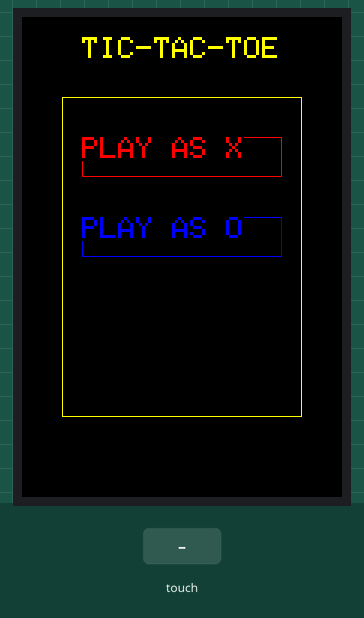
Simulated run of this program. Board: Arduino Uno, built with avr-gcc and run on an emulated ATmega328P. Parts: 320×480 colour display. The inputs (shaded band) are chosen by the test bench. Random numbers use the default seed unless the program sets one.

Above: at 1.1 s.
1.2 s: touch panel pressed at 38 % / 70 % of its raw x / y range
At 2.5 s:
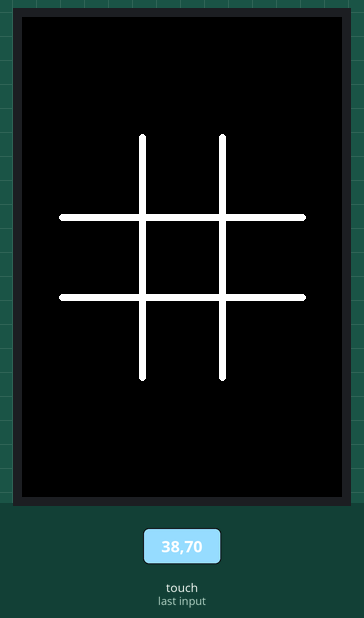
3.1 s: touch panel pressed at 38 % / 30 % of its raw x / y range
At 3.9 s:
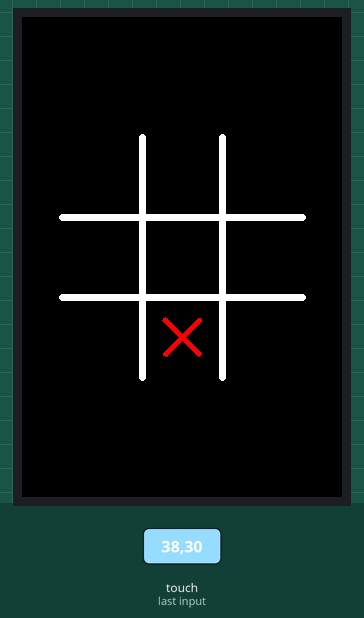
At 5.4 s:
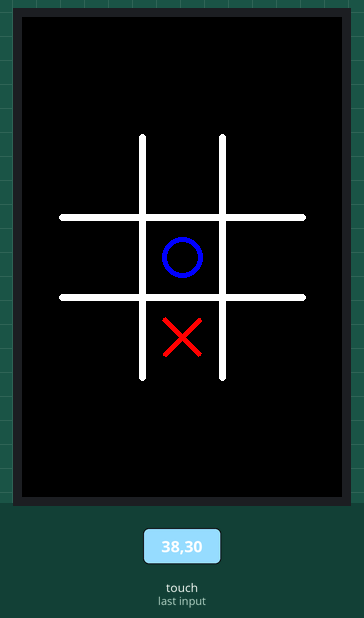
Timing chart, 0 to 6.9 s (numbered marks = the images above; inputs shaded):
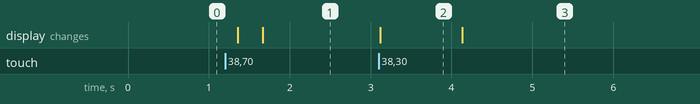

The program:

main.cpp
```cpp
#include <Arduino.h>

#include "Adafruit_GFX.h"
#include "MCUFRIEND_kbv.h"

#include "TouchScreen.h"

#include "constants.h"

MCUFRIEND_kbv tft;

TouchScreen ts = TouchScreen(XP, YP, XM, YM, 300);

int16_t player = NONE;
int16_t turn = CROSS;
uint16_t moves = 0;

int16_t grid[3][3] = {
    {NONE, NONE, NONE},
    {NONE, NONE, NONE},
    {NONE, NONE, NONE},
};

// ----- begin helper math functions -----

bool in_range(uint16_t value, uint16_t lo, uint16_t hi) {
    return lo <= value && value <= hi;
}

// ----- begin functions to handle touch input -----

void to_display_mode() {

    pinMode(XM, OUTPUT);
    pinMode(XP, OUTPUT);
    pinMode(YM, OUTPUT);
    pinMode(YP, OUTPUT);
}

void convert_touch_coors(uint16_t tx, uint16_t ty, uint16_t *xptr, uint16_t *yptr) {

    tx = constrain(tx, XBEGIN, XEND);
    ty = constrain(ty, YBEGIN, YEND);

    tx = map(tx, XBEGIN, XEND, 0, 319);
    ty = map(ty, YBEGIN, YEND, 479, 0);

    *xptr = tx;
    *yptr = ty;
}

void get_touch_coors(uint16_t *xptr, uint16_t *yptr) {

    TSPoint p;

    for (;;) {

        p = ts.getPoint();
        if (in_range(p.z, PRESSURE_LEFT, PRESSURE_RIGHT)) {
            break;
        }
    }
    convert_touch_coors(p.x, p.y, xptr, yptr);
    to_display_mode();
}

bool get_grid_touch_coors(uint16_t x, uint16_t y, uint16_t *grid_x, uint16_t *grid_y) {

    for (int i = 0; i < 3; ++i) {
        for (int j = 0; j < 3; ++j) {

            if (in_range(x - GRID_X - i*CELL_W, 0, CELL_W)
                && in_range(y - GRID_Y - j*CELL_W, 0, CELL_W)) {

                if (grid[i][j] == NONE) {

                    *grid_x = i, *grid_y = j;
                    return true;
                }
                break;
            }
        }
    }

    return false;
}

// ----- begin functions to draw complex shapes -----

void draw_thick_hline(uint16_t x, uint16_t y, uint16_t d, uint16_t clr) {

    const int LINE_WIDTH = 7;
    tft.fillRect(x, y - LINE_WIDTH/2, d, LINE_WIDTH, clr);
    tft.fillCircle(x, y, LINE_WIDTH/2, clr);
    tft.fillCircle(x + d, y, LINE_WIDTH/2, clr);
}

void draw_thick_vline(uint16_t x, uint16_t y, uint16_t d, uint16_t clr) {

    const int LINE_WIDTH = 7;
    tft.fillRect(x - LINE_WIDTH/2, y, LINE_WIDTH, d, clr);
    tft.fillCircle(x, y, LINE_WIDTH/2, clr);
    tft.fillCircle(x, y + d, LINE_WIDTH/2, clr);
}

void draw_thick_down_diagonal(uint16_t x, uint16_t y, uint16_t d, uint16_t clr) {

    const int LINE_WIDTH = 5;
    for (uint16_t i = 0; i < LINE_WIDTH/2; ++i) {
        tft.drawLine(x + i, y - i, x + d + i, y + d - i, clr);
    }
    for (uint16_t i = 0; i < LINE_WIDTH/2; ++i) {
        tft.drawLine(x - i, y + i, x + d - i, y + d + i, clr);
    }

    tft.fillCircle(x, y, LINE_WIDTH/2, clr);
    tft.fillCircle(x + d, y + d, LINE_WIDTH/2, clr);
}

void draw_thick_up_diagonal(uint16_t x, uint16_t y, uint16_t d, uint16_t clr) {

    const int LINE_WIDTH = 5;
    for (uint16_t i = 0; i < LINE_WIDTH/2; ++i) {
        tft.drawLine(x - i, y - i, x + d - i, y - d - i, clr);
    }
    for (uint16_t i = 0; i < LINE_WIDTH/2; ++i) {
        tft.drawLine(x + i, y + i, x + d + i, y - d + i, clr);
    }

    tft.fillCircle(x, y, LINE_WIDTH/2, clr);
    tft.fillCircle(x + d, y - d, LINE_WIDTH/2, clr);
}

void draw_naught(uint16_t x, uint16_t y, uint16_t clr) {

    tft.fillCircle(x, y, MARK_W/2, clr);
    tft.fillCircle(x, y, (MARK_W - MARK_THICKNESS)/2, BLACK);
}

void draw_cross(uint16_t x, uint16_t y, uint16_t clr) {

    tft.fillRoundRect(x - MARK_W/2, y - MARK_W/2, MARK_W, MARK_W, MARK_THICKNESS/2, clr);

    // left-side triangle
    tft.fillTriangle(
        x - MARK_W/2, y - MARK_W/2 + MARK_THICKNESS/2,
        x - MARK_W/2, y + MARK_W/2 - MARK_THICKNESS/2,
        x - MARK_THICKNESS/2, y,
        BLACK
    );

    // right-side triangle
    tft.fillTriangle(
        x + MARK_W/2, y - MARK_W/2 + MARK_THICKNESS/2,
        x + MARK_W/2, y + MARK_W/2 - MARK_THICKNESS/2,
        x + MARK_THICKNESS/2, y,
        BLACK
    );

    // top-side triangle
    tft.fillTriangle(
        x - MARK_W/2 + MARK_THICKNESS/2, y - MARK_W/2,
        x + MARK_W/2 - MARK_THICKNESS/2, y - MARK_W/2,
        x, y - MARK_THICKNESS/2,
        BLACK
    );

    // bottom-side triangle
    tft.fillTriangle(
        x - MARK_W/2 + MARK_THICKNESS/2, y + MARK_W/2,
        x + MARK_W/2 - MARK_THICKNESS/2, y + MARK_W/2,
        x, y + MARK_THICKNESS/2,
        BLACK
    );
}

// ----- begin functions to draw widgets -----

void draw_menu_item(uint16_t offset, uint16_t clr, const char msg[]) {

    tft.drawRect(ITEM_X, MENU_Y + offset, ITEM_W, ITEM_H, clr);

    tft.setTextSize(3);
    tft.setTextColor(clr, BLACK);
    tft.setCursor(ITEM_X, MENU_Y + offset);
    tft.println(msg);
}

void draw_menu() {

    // draw the boundary and show the title
    tft.drawRect(MENU_X, MENU_Y, MENU_W, MENU_HEIGHT, YELLOW);
    tft.setTextSize(3);
    tft.setTextColor(YELLOW);
    tft.setCursor(60, 20);
    tft.print("TIC-TAC-TOE");

    // show the starting options
    draw_menu_item(ITEM_H*1, RED, "PLAY AS X");
    draw_menu_item(ITEM_H*3, BLUE, "PLAY AS O");
}

void draw_grid() {

    draw_thick_hline(GRID_X, GRID_Y + CELL_W, GRID_W, WHITE);
    draw_thick_hline(GRID_X, GRID_Y + 2*CELL_W, GRID_W, WHITE);

    draw_thick_vline(GRID_X + CELL_W, GRID_Y, GRID_W, WHITE);
    draw_thick_vline(GRID_X + 2*CELL_W, GRID_Y, GRID_W, WHITE);
}

void draw_winner(int16_t winner) {

    tft.setTextSize(3);
    tft.setTextColor((winner == CROSS) ? RED : BLUE);

    tft.setCursor(WINNER_X, WINNER_Y);
    tft.print((winner == player) ? "PLAYER " : "ARDUINO ");
    tft.print((winner == CROSS)  ? "(X) " : "(O) ");
    tft.print("WINS");

    tft.setCursor(80, 40);
    tft.print("GAME OVER");
}

void draw_tie() {

    tft.setTextSize(3);
    tft.setTextColor(GRAY);

    tft.setCursor(TIE_X, TIE_Y);
    tft.print("TIE");

    tft.setCursor(80, 40);
    tft.print("GAME OVER");
}

// ----- begin functions to update widgets -----

void choose_piece() {

    uint16_t x, y;

    draw_menu();

    for (;;) {

        // wait till a valid touch is detected
        get_touch_coors(&x, &y);

        // Touch not within menu
        if (!in_range(x, ITEM_X, ITEM_X + ITEM_W)) {
            continue;
        }

        // player has chosen cross
        if (in_range(y, MENU_Y + ITEM_H*1, MENU_Y + ITEM_H*2)) {
            player = CROSS;
            break;
        }

        // player has chosen naught
        if (in_range(y, MENU_Y + ITEM_H*3, MENU_Y + ITEM_H*4)) {
            player = NAUGHT;
            break;
        }
    }
}


uint16_t get_winner() {

    // check for vertical groups
    for (uint16_t i = 0; i < 3; ++i) {

        if (grid[i][0] != NONE && grid[i][0] == grid[i][1] && grid[i][1] == grid[i][2]) {

            draw_thick_vline(GRID_X + CELL_W/2 + CELL_W * i, GRID_Y + CELL_W/2, CELL_W * 2, GREEN);
            return grid[i][0];
        }
    }

    // check for horizontal groups
    for (uint16_t i = 0; i < 3; ++i) {

        if (grid[0][i] != NONE && grid[0][i] == grid[1][i] && grid[1][i] == grid[2][i]) {

            draw_thick_hline(GRID_X + CELL_W/2, GRID_Y  + CELL_W/2 + CELL_W * i, CELL_W * 2, GREEN);
            return grid[0][i];
        }
    }

    // check diagonals
    if (grid[0][0] != NONE && grid[0][0] == grid[1][1] && grid[1][1] == grid[2][2]) {

        draw_thick_down_diagonal(GRID_X + CELL_W/2, GRID_Y + CELL_W/2, CELL_W * 2, GREEN);
        return grid[0][0];
    }

    if (grid[2][0] != NONE && grid[2][0] == grid[1][1] && grid[1][1] == grid[0][2]) {

        draw_thick_up_diagonal(GRID_X + CELL_W/2, GRID_Y + CELL_W/2 + CELL_W * 2, CELL_W * 2, GREEN);
        return grid[2][0];
    }

    return NONE;
}

bool get_tie() {

    return ++moves == 9;
}

void setup() {

    Serial.begin(115200);
    tft.begin(0x9486);

    tft.fillScreen(BLACK);

    choose_piece();

    tft.fillScreen(BLACK);
    delay(300); // eases transition from menu

    draw_grid();
}

void loop() {

    uint16_t grid_x, grid_y;
    uint16_t x, y;
    int16_t winner;

    if (turn != player) { // the "computer" should play a move

        delay(1000); // simulate the act of "thinking"

        for (;;) {

            grid_x = random(0, 3), grid_y = random(0, 3);

            if (grid[grid_x][grid_y] == NONE) {
                break;
            }
        }
    }

    else if (turn == player) { // the player should play a move

        for (;;) {

            get_touch_coors(&x, &y);

            if (get_grid_touch_coors(x, y, &grid_x, &grid_y)) {
                break;
            }
        }
    }

    // update the grid and display the move
    grid[grid_x][grid_y] = turn;
    (turn == CROSS)
    ? draw_cross(GRID_X + CELL_W/2 + grid_x*CELL_W, GRID_Y + CELL_W/2 + grid_y*CELL_W, RED)
    : draw_naught(GRID_X + CELL_W/2 + grid_x*CELL_W, GRID_Y + CELL_W/2 + grid_y*CELL_W, BLUE);

    if ((winner = get_winner()) != NONE) {
        draw_winner(winner);
        for (;;);
    }

    if (get_tie()) {
        draw_tie();
        for (;;);
    }

    // toggle the turn
    turn = NAUGHT + CROSS - turn;
}
```

constants.h
```cpp
// display constants

const uint16_t RED     = 0xF800;
const uint16_t GREEN   = 0x07E0;
const uint16_t BLUE    = 0x001F;
const uint16_t CYAN    = 0x07FF;
const uint16_t MAGENTA = 0xF81F;
const uint16_t YELLOW  = 0xFFE0;
const uint16_t WHITE   = 0xFFFF;
const uint16_t GRAY    = 0x520A;
const uint16_t BLACK   = 0x0000;

const uint16_t DISPLAY_WIDTH   = 320;
const uint16_t DISPLAY_HEIGHT  = 480;

// touch constants

const uint16_t PRESSURE_LEFT = 10;
const uint16_t PRESSURE_RIGHT = 1200;

const int XP = 8;
const int XM = A2;
const int YP = A3;
const int YM = 9;

//  UNO R3
const int XBEGIN = 129;
const int XEND = 902;
const int YBEGIN = 94;
const int YEND = 961;

//  UNO R4 MINIMA
// const int XBEGIN = 177;
// const int XEND = 863;
// const int YBEGIN = 121;
// const int YEND = 950;

// application constants

const uint16_t GRID_W = 240;
const uint16_t CELL_W = GRID_W/3;

const uint16_t GRID_X = (DISPLAY_WIDTH - GRID_W)/2;
const uint16_t GRID_Y = (DISPLAY_HEIGHT - GRID_W)/2;

const int16_t NONE = -1;
const int16_t NAUGHT = 1;
const int16_t CROSS = 0;

const uint16_t CROSS_COLOR = RED;
const uint16_t NAUGHT_COLOR = BLUE;
const uint16_t TIE_COLOR = GRAY;

const uint16_t MARK_W = CELL_W - 40;
const uint16_t MARK_THICKNESS = 9;

const uint16_t MENU_W = 240;
const uint16_t MENU_HEIGHT = 320;

const uint16_t MENU_X = (DISPLAY_WIDTH - MENU_W)/2;
const uint16_t MENU_Y = (DISPLAY_HEIGHT - MENU_HEIGHT)/2;

const uint16_t ITEM_W = 200;
const uint16_t ITEM_H = 40;

const uint16_t ITEM_X = MENU_X + (MENU_W - ITEM_W)/2;

const uint16_t GAME_OVER_X = 80;
const uint16_t GAME_OVER_Y = 40;

const uint16_t WINNER_X = 25;
const uint16_t WINNER_Y = GRID_Y + GRID_W + 40;

const uint16_t TIE_X = GRID_X + CELL_W + 10;
const uint16_t TIE_Y = GRID_Y + GRID_W + 40;
```

Measured:
- after the input at 1.2 s, the display: first changes after 0.15 s (image 1 shows a later state)
- after the input at 3.1 s, the display: changes at once (image 2)
- what the display in image 2 shows lasts 1.0 s, from 3.1 s to 4.1 s
